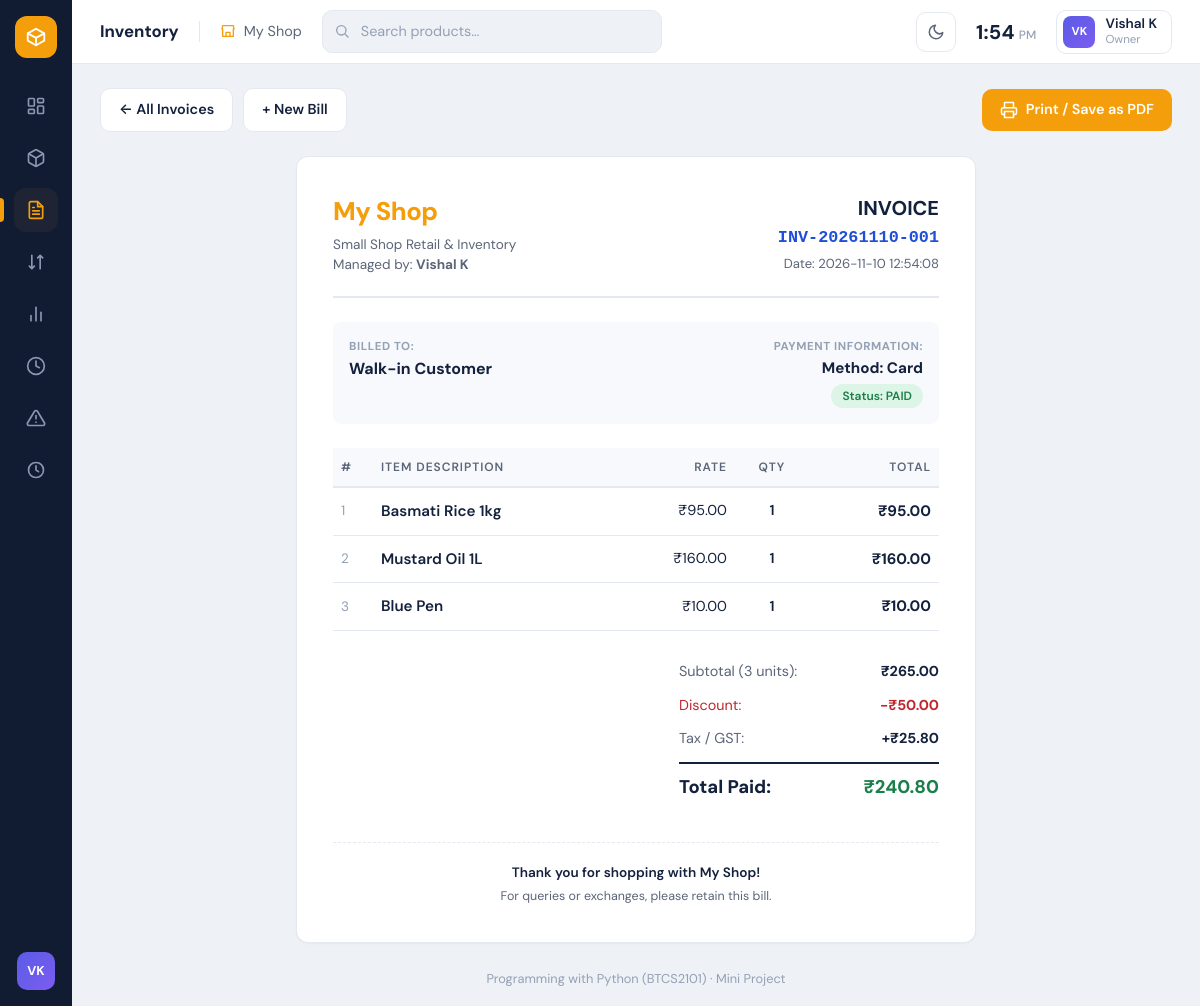
Page /invoice/7 on the committed database.
### tables this page shows
CREATE TABLE invoices (
    id             INTEGER PRIMARY KEY AUTOINCREMENT,
    invoice_no     TEXT    NOT NULL UNIQUE,
    customer_name  TEXT    NOT NULL DEFAULT 'Walk-in Customer',
    customer_phone TEXT    DEFAULT '',
    subtotal       REAL    NOT NULL DEFAULT 0,
    discount       REAL    NOT NULL DEFAULT 0,
    tax            REAL    NOT NULL DEFAULT 0,
    total_amount   REAL    NOT NULL DEFAULT 0,
    payment_method TEXT    NOT NULL DEFAULT 'Cash',
    note           TEXT    DEFAULT '',
    created_at     TEXT    NOT NULL
);

CREATE TABLE invoice_items (
    id           INTEGER PRIMARY KEY AUTOINCREMENT,
    invoice_id   INTEGER NOT NULL,
    product_id   INTEGER NOT NULL,
    product_name TEXT    NOT NULL,
    quantity     INTEGER NOT NULL,
    unit_price   REAL    NOT NULL DEFAULT 0,
    cost_price   REAL    NOT NULL DEFAULT 0,
    total_price  REAL    NOT NULL DEFAULT 0,
    profit       REAL    NOT NULL DEFAULT 0,
    FOREIGN KEY (invoice_id) REFERENCES invoices(id) ON DELETE CASCADE,
    FOREIGN KEY (product_id) REFERENCES products(id) ON DELETE CASCADE
);

### app.py (the view)
@app.route("/invoice/<int:invoice_id>")
def view_invoice(invoice_id):
    try:
        invoice = manager.get_invoice(invoice_id)
        return render_template("invoice.html", invoice=invoice)
    except InventoryError as err:
        flash(str(err), "error")
        return redirect(url_for("invoices"))

### inventory.py (called while the page is built)
    def _connect(self):
        conn = sqlite3.connect(self.db_path)
        conn.row_factory = sqlite3.Row          # rows behave like dictionaries
        conn.execute("PRAGMA foreign_keys = ON")
        return conn

    def get_invoice(self, invoice_id):
        conn = self._connect()
        try:
            inv = conn.execute("SELECT * FROM invoices WHERE id = ?", (invoice_id,)).fetchone()
            if not inv:
                raise NotFoundError("Invoice not found.")
            items = conn.execute("SELECT * FROM invoice_items WHERE invoice_id = ?", (invoice_id,)).fetchall()
        finally:
            conn.close()
        invoice_dict = dict(inv)
        invoice_dict["items"] = [dict(i) for i in items]
        invoice_dict["total_profit"] = round(sum(i["profit"] for i in invoice_dict["items"]), 2)
        invoice_dict["item_count"] = sum(i["quantity"] for i in invoice_dict["items"])
        return invoice_dict

### templates/invoice.html (shortened to what this page needs)
{% extends "base.html" %}
{% block content %}
<div class="no-print" style="display: flex; justify-content: space-between; align-items: center; margin-bottom: 24px; flex-wrap: wrap; gap: 12px;">
  <div style="display: flex; gap: 10px; align-items: center;">
    <a href="{{ url_for('invoices') }}" class="btn ghost">← All Invoices</a>
    <a href="{{ url_for('billing') }}" class="btn ghost">+ New Bill</a>
  </div>
  <div>
    <button type="button" class="btn" onclick="window.print();" style="gap: 8px;">
      Print / Save as PDF
    </button>
  </div>
</div>
<div class="invoice-sheet" style="max-width: 680px; margin: 0 auto; background: var(--surface); border: 1px solid var(--border); border-radius: 12px; padding: 36px; box-shadow: var(--shadow);">
  <div style="display: flex; justify-content: space-between; align-items: flex-start; border-bottom: 2px solid var(--border); padding-bottom: 20px; margin-bottom: 24px;">
    <div>
      <div style="font-size: 1.6rem; font-weight: 800; color: var(--accent); letter-spacing: -0.02em;">{{ SHOP_NAME }}</div>
      <div class="muted" style="font-size: 0.85rem; margin-top: 4px;">Small Shop Retail & Inventory</div>
      <div class="muted" style="font-size: 0.85rem;">Managed by: <strong>{{ USER_NAME }}</strong></div>
    </div>
    <div style="text-align: right;">
      <div style="font-size: 1.25rem; font-weight: 700; color: var(--ink);">INVOICE</div>
      <div style="font-family: monospace; font-size: 1.05rem; font-weight: 700; color: var(--blue); margin-top: 2px;">{{ invoice.invoice_no }}</div>
      <div class="muted" style="font-size: 0.82rem; margin-top: 4px;">Date: {{ invoice.created_at }}</div>
    </div>
  </div>
  <div style="display: grid; grid-template-columns: 1fr 1fr; gap: 20px; margin-bottom: 24px; background: var(--surface-2); padding: 16px; border-radius: 8px;">
    <div>
      <div style="font-size: 0.72rem; text-transform: uppercase; font-weight: 700; color: var(--ink-faint); letter-spacing: 0.05em;">Billed To:</div>
      <div style="font-size: 1rem; font-weight: 700; color: var(--ink); margin-top: 2px;">{{ invoice.customer_name }}</div>
    </div>
    <div style="text-align: right;">
      <div style="font-size: 0.72rem; text-transform: uppercase; font-weight: 700; color: var(--ink-faint); letter-spacing: 0.05em;">Payment Information:</div>
      <div style="font-size: 0.95rem; font-weight: 700; color: var(--ink); margin-top: 2px;">
        Method: {{ invoice.payment_method }}
      </div>
      <div style="margin-top: 4px;">
        <span class="badge ok" style="font-size: 0.75rem;">Status: PAID</span>
      </div>
    </div>
  </div>
  <table style="width: 100%; border-collapse: collapse; margin-bottom: 24px;">
    <thead>
      <tr style="border-bottom: 2px solid var(--border); text-align: left;">
        <th style="padding: 10px 8px; font-size: 0.75rem; text-transform: uppercase; color: var(--ink-soft); width: 40px;">#</th>
        <th style="padding: 10px 8px; font-size: 0.75rem; text-transform: uppercase; color: var(--ink-soft);">Item Description</th>
        <th style="padding: 10px 8px; font-size: 0.75rem; text-transform: uppercase; color: var(--ink-soft); text-align: right;">Rate</th>
        <th style="padding: 10px 8px; font-size: 0.75rem; text-transform: uppercase; color: var(--ink-soft); text-align: center;">Qty</th>
        <th style="padding: 10px 8px; font-size: 0.75rem; text-transform: uppercase; color: var(--ink-soft); text-align: right;">Total</th>
      </tr>
    </thead>
    <tbody>
      {% for item in invoice['items'] %}
      <tr style="border-bottom: 1px solid var(--border);">
        <td style="padding: 12px 8px; font-size: 0.85rem; color: var(--ink-faint);">{{ loop.index }}</td>
        <td style="padding: 12px 8px; font-size: 0.95rem; font-weight: 600;">{{ item.product_name }}</td>
        <td style="padding: 12px 8px; font-size: 0.9rem; text-align: right;">₹{{ "%.2f"|format(item.unit_price) }}</td>
        <td style="padding: 12px 8px; font-size: 0.9rem; text-align: center; font-weight: 600;">{{ item.quantity }}</td>
        <td style="padding: 12px 8px; font-size: 0.95rem; text-align: right; font-weight: 700;">₹{{ "%.2f"|format(item.total_price) }}</td>
      </tr>
      {% endfor %}
    </tbody>
  </table>
  <div style="display: flex; justify-content: flex-end; margin-bottom: 30px;">
    <div style="width: 260px; font-size: 0.9rem;">
      <div style="display: flex; justify-content: space-between; padding: 6px 0;">
        <span class="muted">Subtotal ({{ invoice.item_count }} units):</span>
        <strong>₹{{ "%.2f"|format(invoice.subtotal) }}</strong>
      </div>
      {% if invoice.discount > 0 %}
      <div style="display: flex; justify-content: space-between; padding: 6px 0; color: var(--red);">
        <span>Discount:</span>
        <strong>-₹{{ "%.2f"|format(invoice.discount) }}</strong>
      </div>
      {% endif %}
      {% if invoice.tax > 0 %}
      <div style="display: flex; justify-content: space-between; padding: 6px 0;">
        <span class="muted">Tax / GST:</span>
        <strong>+₹{{ "%.2f"|format(invoice.tax) }}</strong>
      </div>
      {% endif %}
      <div style="display: flex; justify-content: space-between; padding: 10px 0; border-top: 2px solid var(--ink); margin-top: 6px; font-size: 1.15rem;">
        <span style="font-weight: 800;">Total Paid:</span>
        <strong style="color: var(--green); font-weight: 800;">₹{{ "%.2f"|format(invoice.total_amount) }}</strong>
      </div>
    </div>
  </div>
  <div style="text-align: center; border-top: 1px dashed var(--border); padding-top: 20px; font-size: 0.85rem;" class="muted">
    <p style="margin: 0 0 4px; font-weight: 600; color: var(--ink);">Thank you for shopping with {{ SHOP_NAME }}!</p>
    <p style="margin: 0; font-size: 0.78rem;">For queries or exchanges, please retain this bill.</p>
  </div>
</div>
{% endblock %}

### static/style.css (style rules this page uses)
:root { --sidebar: #111c33; --sidebar-hover: #1c2a47; --bg: #eef1f6; --surface: #ffffff; --border: #e4e8f0; --surface-2: #f8f9fc; --hover: #f4f6fa; --track: #e9edf5; --code-bg: #f4f6fa; --nav-active: #1e2433; --ink: #14213d; --ink-soft: #5b6578; --ink-faint: #94a0b4; --accent: #f59e0b; --accent-dark: #d98506; --green: #1a7f4b; --green-bg: #dcf5e6; --orange: #c2610a; --orange-bg: #fdebd3; --red: #c0262d; --red-bg: #fde3e3; --blue: #1f4fd8; --t-yellow: #fdf0c8; --t-pink: #fbdcec; --t-green: #d6f5e3; --t-blue: #dde6fb; --t-red: #fbdcdc; --t-grey: #e8ecf3; color-scheme: light; --radius: 12px; --shadow: 0 1px 2px rgba(20, 33, 61, .04); }
* { box-sizing: border-box; }
body { margin: 0; font-family: "DM Sans", "Segoe UI", system-ui, -apple-system, sans-serif; background: var(--bg); color: var(--ink); font-size: 15px; line-height: 1.5; }
a { color: var(--blue); text-decoration: none; }
.muted { color: var(--ink-soft); }
table { width: 100%; border-collapse: collapse; }
thead th { text-align: left; font-size: .7rem; font-weight: 600; letter-spacing: .08em; text-transform: uppercase; color: var(--ink-soft); padding: 14px 18px; background: var(--surface-2); border-bottom: 1px solid var(--border); white-space: nowrap; }
tbody td { padding: 14px 18px; border-bottom: 1px solid var(--border); vertical-align: middle; }
tbody tr:last-child td { border-bottom: 0; }
.badge { display: inline-block; padding: 3px 11px; border-radius: 999px; font-size: .75rem; font-weight: 600; white-space: nowrap; }
.badge.ok { background: var(--green-bg); color: var(--green); }
.btn { display: inline-flex; align-items: center; gap: 6px; background: var(--accent); color: #fff; border: 0; border-radius: 10px; padding: 10px 18px; font: inherit; font-weight: 600; font-size: .9rem; cursor: pointer; }
.btn svg { width: 16px; height: 16px; }
.btn.ghost { background: var(--surface); color: var(--ink); border: 1px solid var(--border); }
body, .topbar, .panel, .stat, .user-chip, .btn, input, select, thead th, tbody td { transition: background-color .2s, color .2s, border-color .2s; }

### rows in the picture
invoices: invoice_no "INV-20261110-001", created_at "2026-11-10 12:54:08", customer_name "Walk-in Customer", payment_method "Card", subtotal "265.00", discount "50.00", tax "25.80", total_amount "240.80"
invoice_items: product_name "Basmati Rice 1kg", unit_price "95.00", quantity "1", total_price "95.00"
invoice_items: product_name "Mustard Oil 1L", unit_price "160.00", quantity "1", total_price "160.00"
invoice_items: product_name "Blue Pen", unit_price "10.00", quantity "1", total_price "10.00"

### other values in the picture
{{ USER_NAME[:1]|upper }} "V"
{{ SHOP_NAME }} "My Shop"
{{ USER_NAME }} "Vishal K"
{{ USER_ROLE }} "Owner"
{{ invoice.item_count }} "3"
